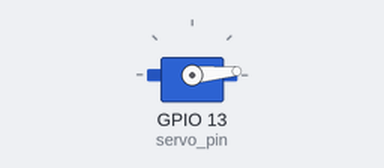
A sketch run on a simulated ESP32. On the bench: servo.

Above: at 0.05 s.
At 0.85 s:
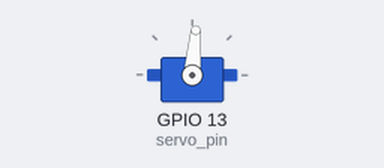
At 1.7 s:
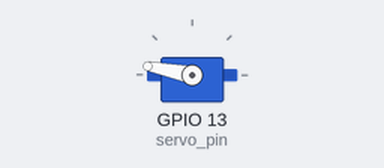
At 3.4 s:
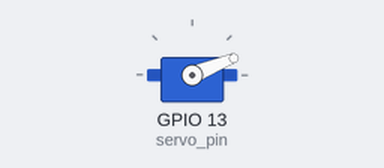
Timing chart, 0 to 8.3 s (numbered marks = the images above):
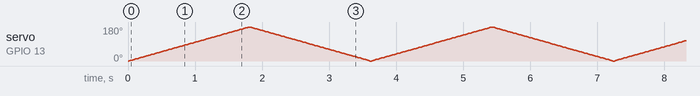

The sketch:

dropper_motor.ino
```cpp
#include <ESP32_Servo.h>
const int servo_pin = 13;

int pos = 0;    // variable to store the servo position
Servo myservo;

void setup() {
  myservo.attach(servo_pin,500,2400);
  Serial.begin(9600);
}

void loop() {
  for (pos = 0; pos <= 180; pos += 1) { // goes from 0 degrees to 180 degrees
    // in steps of 1 degree
    myservo.write(pos);              // tell servo to go to position in variable 'pos'
    delay(10);                       // waits 15ms for the servo to reach the position
  }
  for (pos = 180; pos >= 0; pos -= 1) { // goes from 180 degrees to 0 degrees
    myservo.write(pos);              // tell servo to go to position in variable 'pos'
    delay(10);                       // waits 15ms for the servo to reach the position
  }
}
```
